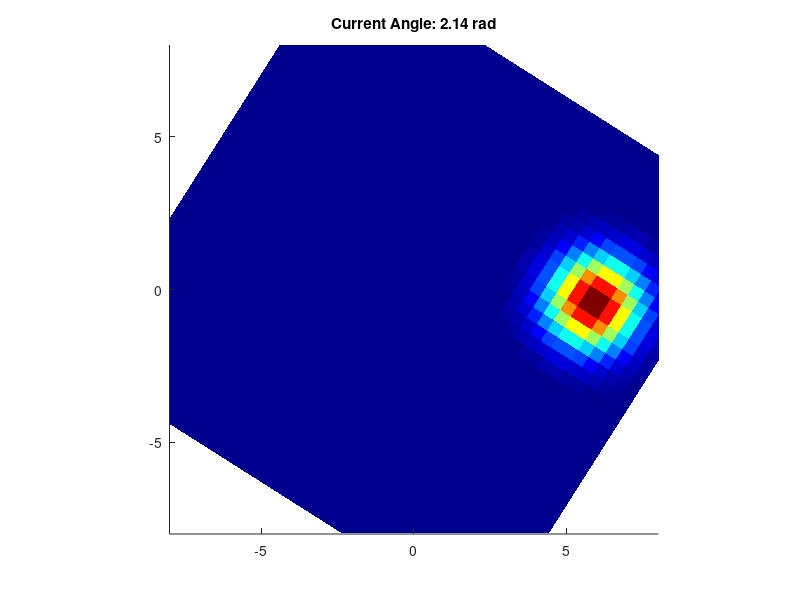

This chart was generated by the following MATLAB code:
% Define grid using linspace
x = linspace(-8, 8, 41);
y = linspace(-8, 8, 41);
[X, Y] = meshgrid(x, y);

% Create a random heatmap with most of its density around the point (-3, 5)
center = [-3, 5];
sigma = 1;
heatmap = exp(-((X - center(1)).^2 + (Y - center(2)).^2) / (2 * sigma^2));

% Set up the figure for animation
figure;
axis equal;
hold on;
xlim([-8 8]);
ylim([-8 8]);
colormap('jet');

% Create a surface plot object for the heatmap
surface_handle = surf(X, Y, heatmap, 'EdgeColor', 'none');
view(2); % Set the view to 2D

% Calculate the target angle for rotation
target_angle = atan2(center(2), center(1));

% Set the angle increment per frame
angle_increment = 2 * pi / 100;

% Initialize the current angle
current_angle = 0;

% Loop through frames and update the heatmap position
while current_angle < target_angle
    % Update the current angle
    current_angle = current_angle + angle_increment;

    % Create the rotation matrix
    R = [cos(angle_increment), sin(angle_increment);
         -sin(angle_increment),  cos(angle_increment)];

    % Rotate the grid points around the origin
    rotated_points = R * [X(:)'; Y(:)'];
    X_rotated = reshape(rotated_points(1, :), size(X));
    Y_rotated = reshape(rotated_points(2, :), size(Y));

    % Update the heatmap position in the plot
    set(surface_handle, 'XData', X_rotated, 'YData', Y_rotated);

    % Update the plot title
    title(sprintf('Current Angle: %.2f rad', current_angle));

    % Pause to control the animation speed
    pause(0.01);

    % Update the grid for the next iteration
    X = X_rotated;
    Y = Y_rotated;
end
